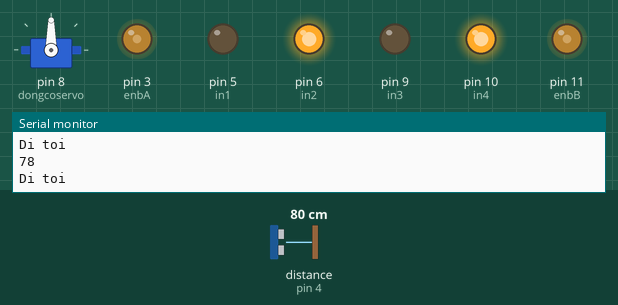
This sketch was run on a simulated Arduino Uno, built with avr-gcc and run on an emulated ATmega328P. On the bench: servo, output pins drawn as LEDs (lit = HIGH), the last lines printed to the serial monitor. Wiring (inferred from the names in the program): ultrasonic range finder: trigger pin 7; echo pin 4. The test bench sets the inputs (shaded band); at power-on: distance to the obstacle (sensor on pin 4) 80 cm. The echo pulse lasts 58.3 µs per cm; pins used as bus, display or sensor lines are not drawn.

Above: at 1.7 s.
1.8 s: distance to the obstacle (sensor on pin 4) set to 55 cm
3.3 s: distance to the obstacle (sensor on pin 4) set to 47 cm
At 4.4 s:
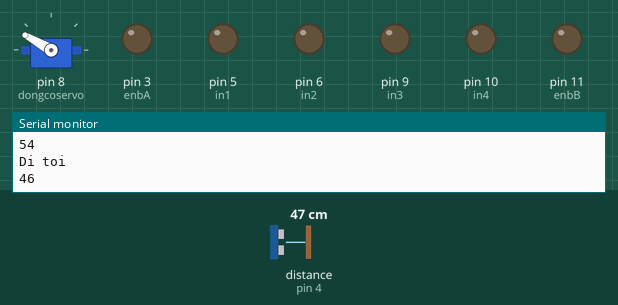
6.3 s: distance to the obstacle (sensor on pin 4) set to 60 cm
At 7.8 s:
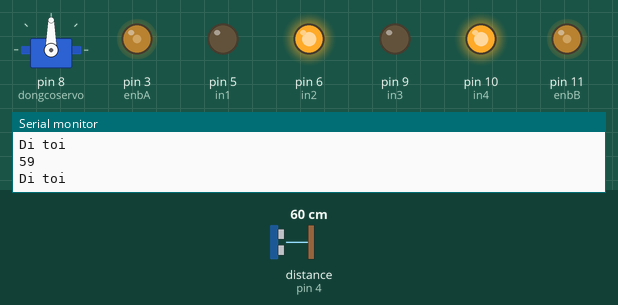
8.4 s: distance to the obstacle (sensor on pin 4) set to 18 cm
At 10.5 s:
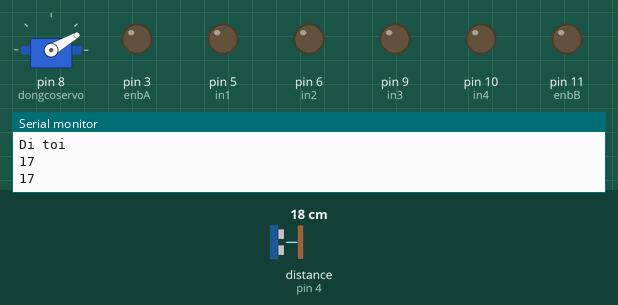
Timing chart, 0 to 12.4 s (numbered marks = the images above; inputs shaded):
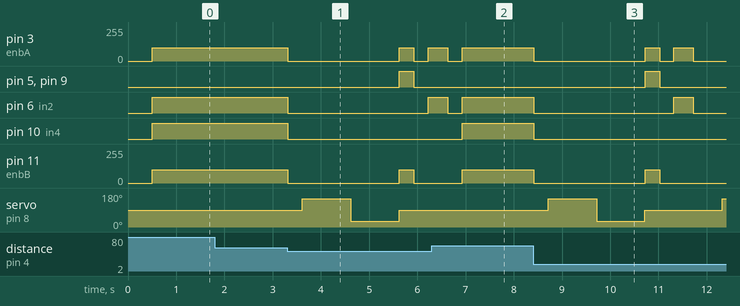

Measured:
- the behaviour switches between 52 and 51 cm on distance to the obstacle (sensor on pin 4) (found by bisection; images 0 and 1)
- after the input at 3.3 s, pin 3 (enbA): 100/255 → 0/255 at once, → 100/255 2.3 s later, → 0/255 0.30 s later, → 100/255 0.30 s later; pin 5 (in1): LOW → HIGH after 2.3 s, → LOW 0.30 s later
- after the input at 6.3 s, pin 10 (in4): LOW → HIGH after 0.63 s; pin 11 (enbB): 0/255 → 100/255 after 0.63 s; servo on pin 8 (dongcoservo): stays 90° (without the input it goes to 150° after 0.93 s)
- after the input at 8.4 s, pin 3 (enbA): goes 0/255 2.3 s, 100/255 0.30 s, 0/255 0.30 s, 100/255 0.40 s, then 0/255, starting at once; pin 5 (in1): LOW → HIGH after 2.3 s, → LOW 0.30 s later

The sketch:

DK_Xe_Bang_CBSieuAm_Servo1.ino.ino
```cpp
#include <Servo.h>
Servo myservo;  // create servo object to control a servo
int pos = 0;    // variable to store the servo position


const int trig = 7;
const int echo = 4;
int enbA=3;
int in1 = 5;
int in2 = 6;
int in3 = 9;
int in4 = 10;
int enbB=11;
int dongcoservo = 8;

int gioihan = 50;//khoảng cách nhận biết vật
int i;
int x = 0;
unsigned long thoigian;
int khoangcach;
int khoangcachtrai, khoangcachphai;
int maxspeed=20;

void dokhoangcach();
void dithang(int duongdi);
void disangtrai();
void disangphai();
void dilui();
void resetdongco();
void quaycbsangphai();
void quaycbsangtrai();
void setup() {
  // put your setup code here, to run once:
  myservo.attach(dongcoservo);
  pinMode(trig, OUTPUT);
  pinMode(echo, INPUT);

  pinMode(in1, OUTPUT);
  pinMode(in2, OUTPUT);
  pinMode(in3, OUTPUT);
  pinMode(in4, OUTPUT);
  pinMode(enbA, OUTPUT);
  pinMode(enbB, OUTPUT);
  digitalWrite(in1, LOW);
  digitalWrite(in2, LOW);
  digitalWrite(in3, LOW);
  digitalWrite(in4, LOW);
  digitalWrite(enbA, LOW);
  digitalWrite(enbB, LOW);
  myservo.write(90);
  delay(500);
  Serial.begin(9600);


}

void loop()
{
  khoangcach = 0;
  dokhoangcach();
  Serial.println(khoangcach);
  if (khoangcach > gioihan || khoangcach == 0)
  {
      dithang();
      Serial.println("Di toi");
  }
  else
  {
    dunglai();delay(300);
    quaycbsangtrai();
    dokhoangcach();
    Serial.println(khoangcach);
    khoangcachtrai = khoangcach;
    quaycbsangphai();
    dokhoangcach();
    Serial.println(khoangcach);
    khoangcachphai = khoangcach;
    if (khoangcachphai < 15 && khoangcachtrai < 15) {
      dilui();delay(300);dunglai();delay(300);
      Serial.println("Di lui");

    }
    else
    {
      if (khoangcachphai >= khoangcachtrai)
      { dilui();delay(300);dunglai();delay(300);
        disangphai();
        Serial.println("Di sang phai");
        delay(400);dunglai();delay(300);
      }
      if (khoangcachphai < khoangcachtrai)
      { dilui();delay(300);dunglai();delay(300);
        disangtrai();
        Serial.println("Di sang trai");
        delay(400);dunglai();delay(300);
      }
    }
  }

}
void dithang()
{
  analogWrite(enbA, 100);
  analogWrite(enbB, 100);
  digitalWrite(in1, 0);
  digitalWrite(in2, 1);
  digitalWrite(in3, 0);
  digitalWrite(in4, 1);


}
void dunglai(){
  analogWrite(enbA, 0);
  analogWrite(enbB, 0);
  digitalWrite(in1, 0);
  digitalWrite(in2, 0);
  digitalWrite(in3, 0);
  digitalWrite(in4, 0);
  }

void disangphai()
{
  analogWrite(enbA, 100);
  analogWrite(enbB, 0);
  digitalWrite(in1, 0);
  digitalWrite(in2, 1);
  digitalWrite(in3, 0);
  digitalWrite(in4, 0);


}
void disangtrai()
{
  analogWrite(enbA, 0);
  analogWrite(enbB, 100);
  digitalWrite(in1, 0);
  digitalWrite(in2, 0);
  digitalWrite(in3, 0);
  digitalWrite(in4, 1);

}

void dilui()
{
  analogWrite(enbA, 100);
  analogWrite(enbB, 100);
  digitalWrite(in1, 1);
  digitalWrite(in2, 0);
  digitalWrite(in3, 1);
  digitalWrite(in4, 0);

}


void dokhoangcach()
{

  digitalWrite(trig, LOW);
  delayMicroseconds(2);
  digitalWrite(trig, HIGH);
  delayMicroseconds(10);
  digitalWrite(trig, LOW);


  // Đo độ rộng xung HIGH ở chân echo.
  thoigian = pulseIn(echo, HIGH);

  khoangcach = thoigian / 2 / 29.412;

}


void quaycbsangtrai()
{
  myservo.write(150);              // tell servo to go to position in variable 'pos'
  delay(1000);
  dokhoangcach();
  myservo.write(90);              // tell servo to go to position in variable 'pos'
}
void quaycbsangphai()
{
  myservo.write(30);              // tell servo to go to position in variable 'pos'
  delay(1000);
  dokhoangcach();
  myservo.write(90);              // tell servo to go to position in variable 'pos'
}
void resetservo()
{
  myservo.write(90);
}
```
